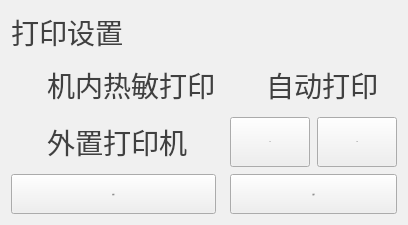
           <widget class="QFrame" name="mframe_print">
            <property name="maximumSize">
             <size>
              <width>16777215</width>
              <height>260</height>
             </size>
            </property>
            <property name="styleSheet">
             <string notr="true">QFrame{
	border-radius:12px;
	background-color: rgb(240, 240, 240);
}</string>
            </property>
            <property name="frameShape">
             <enum>QFrame::StyledPanel</enum>
            </property>
            <property name="frameShadow">
             <enum>QFrame::Raised</enum>
            </property>
            <layout class="QGridLayout" name="gridLayout" rowstretch="1,1,1,1" columnstretch="1,0,1,0">
             <property name="spacing">
              <number>7</number>
             </property>
             <item row="3" column="1">
              <spacer name="verticalSpacer_13">
               <property name="orientation">
                <enum>Qt::Vertical</enum>
               </property>
               <property name="sizeHint" stdset="0">
                <size>
                 <width>0</width>
                 <height>40</height>
                </size>
               </property>
              </spacer>
             </item>
             <item row="2" column="1">
              <spacer name="verticalSpacer_14">
               <property name="orientation">
                <enum>Qt::Vertical</enum>
               </property>
               <property name="sizeHint" stdset="0">
                <size>
                 <width>0</width>
                 <height>40</height>
                </size>
               </property>
              </spacer>
             </item>
             <item row="1" column="1">
              <spacer name="verticalSpacer_15">
               <property name="orientation">
                <enum>Qt::Vertical</enum>
               </property>
               <property name="sizeHint" stdset="0">
                <size>
                 <width>0</width>
                 <height>40</height>
                </size>
               </property>
              </spacer>
             </item>
             <item row="0" column="3">
              <spacer name="verticalSpacer_17">
               <property name="orientation">
                <enum>Qt::Vertical</enum>
               </property>
               <property name="sizeHint" stdset="0">
                <size>
                 <width>0</width>
                 <height>40</height>
                </size>
               </property>
              </spacer>
             </item>
             <item row="1" column="0">
              <widget class="QCheckBox" name="mCheck_In_Printer">
               <property name="minimumSize">
                <size>
                 <width>0</width>
                 <height>50</height>
                </size>
               </property>
               <property name="styleSheet">
                <string notr="true">QCheckBox
{
background: transparent;
	color: rgb(64, 64, 64);
	font-size:28px;
}
QCheckBox::indicator{  
    width: 30px;  
    height: 30px;  
}  
  
QCheckBox::indicator:unchecked{  
    
	image: url(:/image/images/checkoff.png);
}  
  
QCheckBox::indicator:checked{  
    
	image: url(:/image/images/checkon.png);
}  
  
QCheckBox::indicator:checked:disabled{  
	image: url(:/image/images/checkoff.png);
}  </string>
               </property>
               <property name="text">
                <string>机内热敏打印</string>
               </property>
              </widget>
             </item>
             <item row="2" column="0">
              <widget class="QCheckBox" name="mCheck_Out_Printer">
               <property name="minimumSize">
                <size>
                 <width>0</width>
                 <height>50</height>
                </size>
               </property>
               <property name="styleSheet">
                <string notr="true">QCheckBox
{
background: transparent;
	color: rgb(64, 64, 64);
	font-size:28px;
}
QCheckBox::indicator{  
    width: 30px;  
    height: 30px;  
}  
  
QCheckBox::indicator:unchecked{  
    
	image: url(:/image/images/checkoff.png);
}  
  
QCheckBox::indicator:checked{  
    
	image: url(:/image/images/checkon.png);
}  
  
QCheckBox::indicator:checked:disabled{  
	image: url(:/image/images/checkoff.png);
}  </string>
               </property>
               <property name="text">
                <string>外置打印机</string>
               </property>
              </widget>
             </item>
             <item row="3" column="0">
              <widget class="QPushButton" name="mBtn_Print_Set">
               <property name="sizePolicy">
                <sizepolicy hsizetype="Minimum" vsizetype="Minimum">
                 <horstretch>0</horstretch>
                 <verstretch>0</verstretch>
                </sizepolicy>
               </property>
               <property name="minimumSize">
                <size>
                 <width>0</width>
                 <height>40</height>
                </size>
               </property>
               <property name="maximumSize">
                <size>
                 <width>16777215</width>
                 <height>999</height>
                </size>
               </property>
               <property name="font">
                <font>
                 <pointsize>-1</pointsize>
                </font>
               </property>
               <property name="styleSheet">
                <string notr="true">QPushButton{ 
	border-radius:8px;
background-color:rgb(34,70,120);
font-size:26px; 
color:white;


}
QPushButton:hover{
font-size:26px; 
color:white;
}

QPushButton:pressed{
	background-color:rgb(241,129,1);
};
</string>
               </property>
               <property name="text">
                <string>确认</string>
               </property>
              </widget>
             </item>
             <item row="0" column="0" colspan="3">
              <widget class="QLabel" name="label_38">
               <property name="styleSheet">
                <string notr="true">QLabel
{
	color: rgb(64, 64, 64);
	font-size:28px;
}</string>
               </property>
               <property name="text">
                <string>打印设置</string>
               </property>
               <property name="alignment">
                <set>Qt::AlignLeading|Qt::AlignLeft|Qt::AlignVCenter</set>
               </property>
              </widget>
             </item>
             <item row="3" column="2" colspan="2">
              <widget class="QPushButton" name="mBtn_Print_Cancel">
               <property name="sizePolicy">
                <sizepolicy hsizetype="Minimum" vsizetype="Minimum">
                 <horstretch>0</horstretch>
                 <verstretch>0</verstretch>
                </sizepolicy>
               </property>
               <property name="minimumSize">
                <size>
                 <width>0</width>
                 <height>40</height>
                </size>
               </property>
               <property name="maximumSize">
                <size>
                 <width>16777215</width>
                 <height>999</height>
                </size>
               </property>
               <property name="font">
                <font>
                 <pointsize>-1</pointsize>
                </font>
               </property>
               <property name="styleSheet">
                <string notr="true">QPushButton{ 
	border-radius:8px;
background-color:rgb(34,70,120);
font-size:26px; 
color:white;


}
QPushButton:hover{
font-size:26px; 
color:white;
}

QPushButton:pressed{
	background-color:rgb(241,129,1);
};
</string>
               </property>
               <property name="text">
                <string>取消</string>
               </property>
              </widget>
             </item>
             <item row="2" column="2" colspan="2">
              <layout class="QHBoxLayout" name="horizontalLayout_2">
               <item>
                <widget class="QPushButton" name="mBtn_A4_Printer">
                 <property name="sizePolicy">
                  <sizepolicy hsizetype="Minimum" vsizetype="Minimum">
                   <horstretch>0</horstretch>
                   <verstretch>0</verstretch>
                  </sizepolicy>
                 </property>
                 <property name="minimumSize">
                  <size>
                   <width>0</width>
                   <height>0</height>
                  </size>
                 </property>
                 <property name="maximumSize">
                  <size>
                   <width>16777215</width>
                   <height>60</height>
                  </size>
                 </property>
                 <property name="font">
                  <font>
                   <pointsize>-1</pointsize>
                  </font>
                 </property>
                 <property name="styleSheet">
                  <string notr="true">QPushButton
{ 
	background-color:rgb(255,255,255);
	font-size:28px; 
	border-radius:8px;
	color:rgb(64,64,64);
border: 2px solid #c9caca; 

	
}
QPushButton:hover
{
	font-size:28px;
	border-radius:8px;
	border: 2px solid #404040;    
}

QPushButton:checked{
	background-color:rgb(64,64,64);
	font-size:28px;
	border-radius:8px;
	color:rgb(255,255,255);
	border: 2px solid #1f4e79;   
};</string>
                 </property>
                 <property name="text">
                  <string notr="true">A4</string>
                 </property>
                 <property name="checkable">
                  <bool>true</bool>
                 </property>
                </widget>
               </item>
               <item>
                <widget class="QPushButton" name="mBtn_A5_Printer">
                 <property name="sizePolicy">
                  <sizepolicy hsizetype="Minimum" vsizetype="Minimum">
                   <horstretch>0</horstretch>
                   <verstretch>0</verstretch>
                  </sizepolicy>
                 </property>
                 <property name="minimumSize">
                  <size>
                   <width>0</width>
                   <height>0</height>
                  </size>
                 </property>
                 <property name="maximumSize">
                  <size>
                   <width>16777215</width>
                   <height>60</height>
                  </size>
                 </property>
                 <property name="font">
                  <font>
                   <pointsize>-1</pointsize>
                  </font>
                 </property>
                 <property name="styleSheet">
                  <string notr="true">QPushButton
{ 
	background-color:rgb(255,255,255);
	font-size:28px; 
	border-radius:8px;
	color:rgb(64,64,64);
border: 2px solid #c9caca; 

	
}
QPushButton:hover
{
	font-size:28px;
	border-radius:8px;
	border: 2px solid #404040;    
}

QPushButton:checked{
	background-color:rgb(64,64,64);
	font-size:28px;
	border-radius:8px;
	color:rgb(255,255,255);
	border: 2px solid #1f4e79;   
};</string>
                 </property>
                 <property name="text">
                  <string notr="true">A5</string>
                 </property>
                 <property name="checkable">
                  <bool>true</bool>
                 </property>
                </widget>
               </item>
              </layout>
             </item>
             <item row="1" column="2" colspan="2">
              <widget class="QCheckBox" name="mCheck_Auto_Printer">
               <property name="minimumSize">
                <size>
                 <width>0</width>
                 <height>50</height>
                </size>
               </property>
               <property name="styleSheet">
                <string notr="true">QCheckBox
{
background: transparent;
	color: rgb(64, 64, 64);
	font-size:28px;
}
QCheckBox::indicator{  
    width: 30px;  
    height: 30px;  
}  
  
QCheckBox::indicator:unchecked{  
    
	image: url(:/image/images/checkoff.png);
}  
  
QCheckBox::indicator:checked{  
    
	image: url(:/image/images/checkon.png);
}  
  
QCheckBox::indicator:checked:disabled{  
	image: url(:/image/images/checkoff.png);
}  </string>
               </property>
               <property name="text">
                <string>自动打印</string>
               </property>
              </widget>
             </item>
            </layout>
           </widget>
